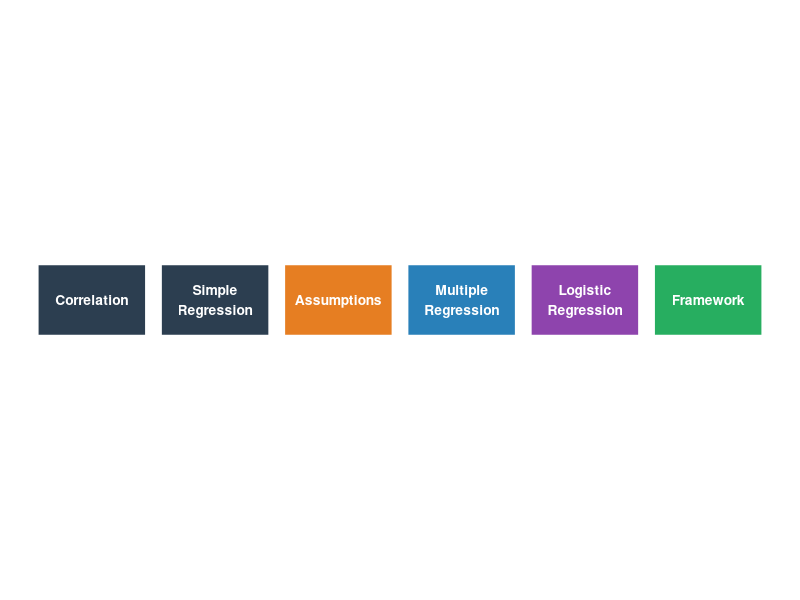
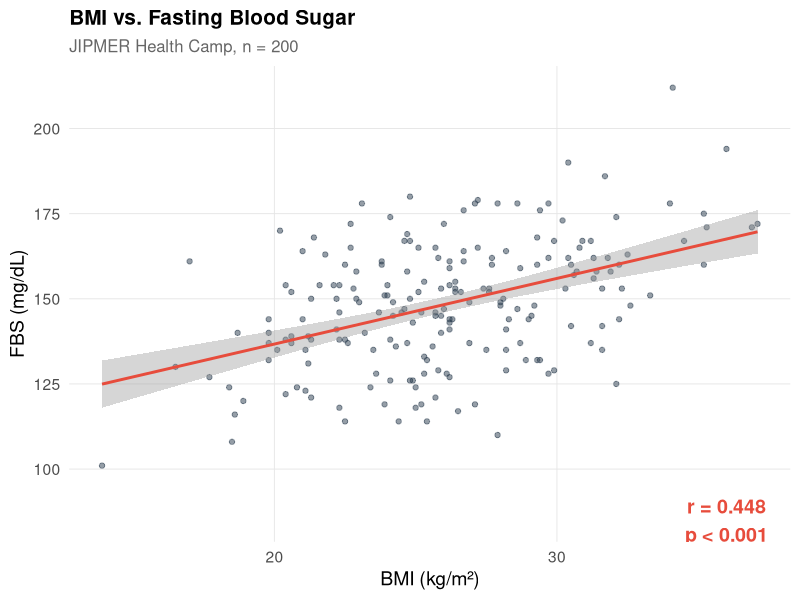
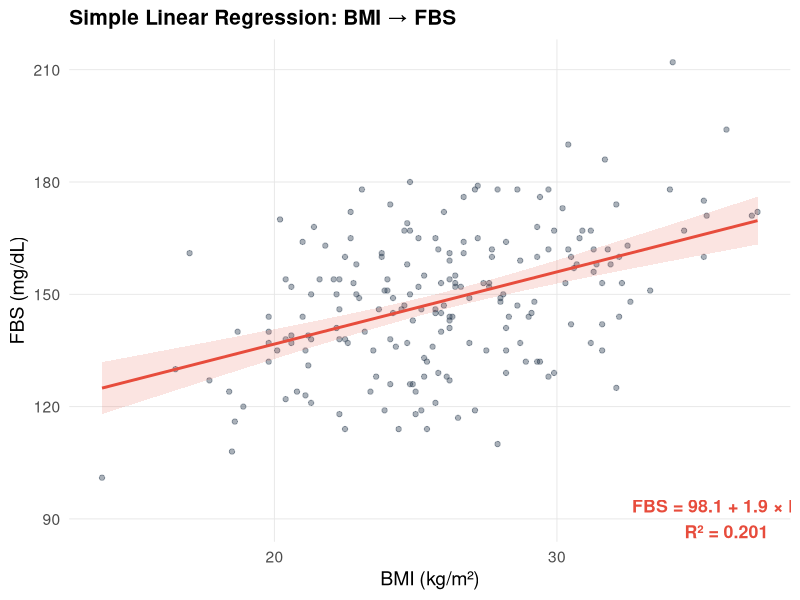
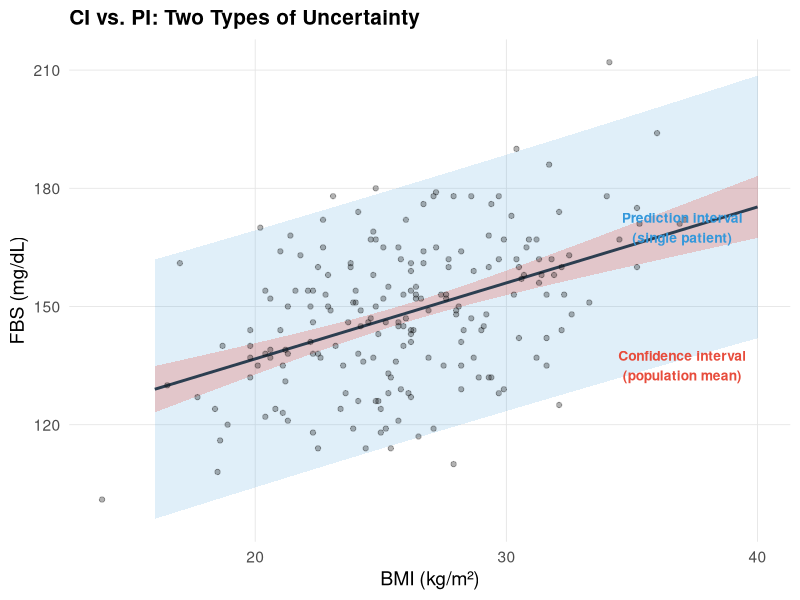
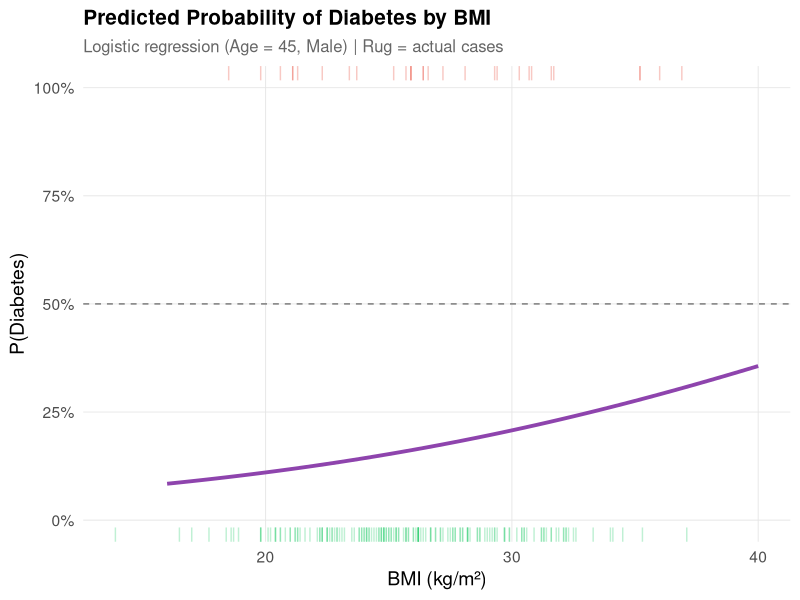

These charts were generated, in order, by the following R code:
## ---- chunk 1
#| label: setup
#| include: false
library(tidyverse)
library(kableExtra)
library(patchwork)
library(scales)
library(broom)
set.seed(42)

theme_clean <- function() {
  theme_minimal(base_size = 14) +
  theme(
    plot.title = element_text(face = "bold", size = 15),
    plot.subtitle = element_text(size = 12, color = "gray40"),
    panel.grid.minor = element_blank(),
    panel.grid.major = element_line(color = "gray90", linewidth = 0.3),
    legend.position = "bottom"
  )
}

# Generate data
n <- 200
age <- round(rnorm(n, mean = 45, sd = 12))
bmi <- round(rnorm(n, mean = 26, sd = 4.5), 1)
fbs <- round(80 + 1.8 * bmi + 0.5 * age + rnorm(n, sd = 15))
health <- data.frame(ID = 1:n, Age = age, BMI = bmi, FBS = fbs,
                      Sex = sample(c("Male", "Female"), n, replace = TRUE))
health$diabetes_prob <- plogis(-8 + 0.15 * health$BMI + 0.05 * health$Age)
health$Diabetes <- rbinom(n, 1, health$diabetes_prob)
## ---- chunk 2
#| fig-width: 11
#| fig-height: 3

road <- tibble(
  x = 1:6,
  label = c("Correlation", "Simple\nRegression", "Assumptions", "Multiple\nRegression",
            "Logistic\nRegression", "Framework"),
  fill = c("#2c3e50", "#2c3e50", "#e67e22", "#2980b9", "#8e44ad", "#27ae60")
)

ggplot(road, aes(x = x, y = 0, label = label, fill = fill)) +
  geom_tile(width = 0.9, height = 0.5, color = "white", linewidth = 1.5) +
  geom_text(size = 3.5, fontface = "bold", color = "white") +
  scale_fill_identity() +
  coord_fixed(ratio = 1.2) +
  theme_void()
## ---- chunk 3
#| fig-width: 10
#| fig-height: 6

r_val <- cor(health$BMI, health$FBS)

ggplot(health, aes(x = BMI, y = FBS)) +
  geom_point(alpha = 0.5, color = "#2c3e50") +
  geom_smooth(method = "lm", se = TRUE, color = "#e74c3c", linewidth = 1) +
  annotate("text", x = 36, y = 85,
           label = paste0("r = ", round(r_val, 3), "\np < 0.001"),
           fontface = "bold", color = "#e74c3c", size = 5) +
  labs(title = "BMI vs. Fasting Blood Sugar",
       subtitle = "JIPMER Health Camp, n = 200",
       x = "BMI (kg/m²)", y = "FBS (mg/dL)") +
  theme_clean()
## ---- chunk 4
#| fig-width: 10
#| fig-height: 6

model <- lm(FBS ~ BMI, data = health)
b0 <- coef(model)[1]; b1 <- coef(model)[2]
r_sq <- summary(model)$r.squared

ggplot(health, aes(x = BMI, y = FBS)) +
  geom_point(alpha = 0.4, color = "#2c3e50") +
  geom_smooth(method = "lm", se = TRUE, color = "#e74c3c", fill = "#e74c3c",
              alpha = 0.15, linewidth = 1) +
  annotate("text", x = 36, y = 90,
           label = paste0("FBS = ", round(b0, 1), " + ", round(b1, 1),
                         " × BMI\nR² = ", round(r_sq, 3)),
           fontface = "bold", color = "#e74c3c", size = 4.5) +
  labs(title = "Simple Linear Regression: BMI → FBS",
       x = "BMI (kg/m²)", y = "FBS (mg/dL)") +
  theme_clean()
## ---- chunk 5
#| fig-width: 10
#| fig-height: 6

new_data <- data.frame(BMI = seq(16, 40, by = 0.5))
ci <- predict(model, newdata = new_data, interval = "confidence")
pi <- predict(model, newdata = new_data, interval = "prediction")
pd <- data.frame(BMI = new_data$BMI, Fit = ci[,1],
                  CI_lo = ci[,2], CI_hi = ci[,3],
                  PI_lo = pi[,2], PI_hi = pi[,3])

ggplot() +
  geom_ribbon(data = pd, aes(x = BMI, ymin = PI_lo, ymax = PI_hi),
              fill = "#3498db", alpha = 0.15) +
  geom_ribbon(data = pd, aes(x = BMI, ymin = CI_lo, ymax = CI_hi),
              fill = "#e74c3c", alpha = 0.25) +
  geom_line(data = pd, aes(x = BMI, y = Fit), color = "#2c3e50", linewidth = 1) +
  geom_point(data = health, aes(x = BMI, y = FBS), alpha = 0.3) +
  annotate("text", x = 37, y = 170, label = "Prediction interval\n(single patient)",
           color = "#3498db", fontface = "bold", size = 3.5) +
  annotate("text", x = 37, y = 135, label = "Confidence interval\n(population mean)",
           color = "#e74c3c", fontface = "bold", size = 3.5) +
  labs(title = "CI vs. PI: Two Types of Uncertainty",
       x = "BMI (kg/m²)", y = "FBS (mg/dL)") +
  theme_clean()
## ---- chunk 6
model_multi <- lm(FBS ~ BMI + Age + Sex, data = health)
cs <- tidy(model, conf.int = TRUE)
cm <- tidy(model_multi, conf.int = TRUE)

comp <- tibble(
  Model = c("Simple (BMI only)", "Adjusted (+ Age, Sex)"),
  `BMI slope` = c(round(cs$estimate[2], 2), round(cm$estimate[2], 2)),
  `95% CI` = c(paste0(round(cs$conf.low[2], 2), " – ", round(cs$conf.high[2], 2)),
               paste0(round(cm$conf.low[2], 2), " – ", round(cm$conf.high[2], 2))),
  `Adj R²` = c(round(summary(model)$adj.r.squared, 3),
               round(summary(model_multi)$adj.r.squared, 3))
)

kable(comp, format = "html") %>%
  kable_styling(full_width = FALSE, bootstrap_options = c("bordered"))
## ---- chunk 7
#| fig-width: 10
#| fig-height: 6

logit <- glm(Diabetes ~ BMI + Age + Sex, data = health, family = binomial)
bmi_seq <- data.frame(BMI = seq(16, 40, by = 0.5), Age = 45, Sex = "Male")
bmi_seq$prob <- predict(logit, newdata = bmi_seq, type = "response")

ggplot(bmi_seq, aes(x = BMI, y = prob)) +
  geom_line(color = "#8e44ad", linewidth = 1.3) +
  geom_rug(data = health %>% filter(Diabetes == 1), aes(x = BMI, y = NULL),
           sides = "t", alpha = 0.3, color = "#e74c3c") +
  geom_rug(data = health %>% filter(Diabetes == 0), aes(x = BMI, y = NULL),
           sides = "b", alpha = 0.3, color = "#2ecc71") +
  geom_hline(yintercept = 0.5, linetype = "dashed", color = "gray50") +
  scale_y_continuous(labels = percent_format(), limits = c(0, 1)) +
  labs(title = "Predicted Probability of Diabetes by BMI",
       subtitle = "Logistic regression (Age = 45, Male) | Rug = actual cases",
       x = "BMI (kg/m²)", y = "P(Diabetes)") +
  theme_clean()
## ---- chunk 8
decision <- tibble(
  Scenario = c("Strength of association (two continuous)?",
               "Ordinal data or outliers?",
               "Predict continuous outcome (one predictor)?",
               "Adjust for confounders?",
               "Predict binary outcome (yes/no)?",
               "Predict time-to-event?"),
  Method = c("Pearson r", "Spearman rₛ",
             "Simple linear regression", "Multiple linear regression",
             "Logistic regression", "Cox regression (Module 12)")
)

kable(decision, format = "html") %>%
  kable_styling(full_width = TRUE, bootstrap_options = c("bordered", "hover")) %>%
  row_spec(0, bold = TRUE, background = "#1e3a5f", color = "white") %>%
  column_spec(1, bold = TRUE, width = "55%")
